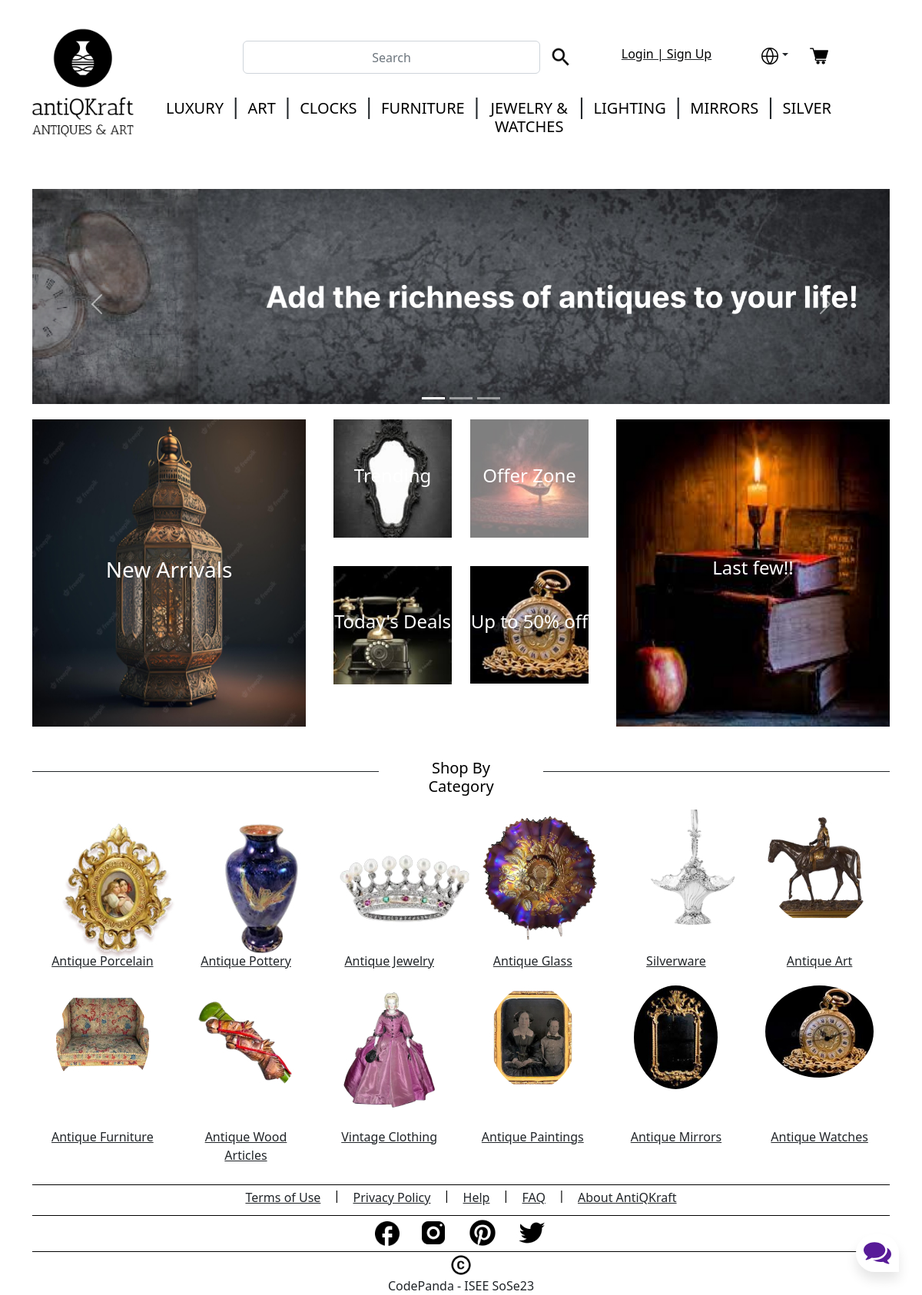
The page / on the database its author committed.
### tables this page shows
CREATE TABLE "CATEGORY" (
	"category_id"	INTEGER NOT NULL UNIQUE,
	"category_name"	TEXT NOT NULL,
	"category_image_id"	TEXT,
	PRIMARY KEY("category_id" AUTOINCREMENT)
);

### antikraft-app.py (the view)
@app.route('/',  methods=['GET'])
def home():
    if 'login_status' not in session:
        session["login_status"] = 'False'
    categories = getAllCategories()
    return render_template('homepage/home.html', categories=categories.json, user="None")

### antikraft-app.py (called while the page is built)
@app.route('/getAllCategories',  methods=['GET'])
def getAllCategories():
    categories = getAllCategoriesList()
    response = app.response_class(
        response=json.dumps(categories),
        status=200,
        mimetype='application/json'
    )
    return response

### backend/controller.py (called while the page is built)
def getAllCategoriesList():
    data = {}
    data = readOperation("CATEGORY", "category_name")
    return data

### backend/model.py (called while the page is built)
def get_db_connection():
    conn = sqlite3.connect('antiqkraft-database.db', isolation_level=None)
    conn.row_factory = sqlite3.Row
    return conn.cursor()

def readOperation(TABLE_NAME: str, COLS: str):
    conn = get_db_connection()
    query = "SELECT * from " + TABLE_NAME
    data = conn.execute(query)
    categories = {}
    for row in data:
        url = "http://127.0.0.1:5000/category?categoryid=" + str(row["category_id"])
        categories[url] = row["category_name"]
    if categories is not None:
        return categories

### templates/homepage/home.html
    {% include 'base.html' %}
    {% include 'header/header.html' %}
    {% include 'homepage/banner.html' %}
    {% include 'homepage/offerzone.html' %}
    {% include 'homepage/shopByCategory.html' %}
    {% include 'footer/footer.html' %}

### templates/header/header.html (shortened to what this page needs)
<div class="container-fluid">
    <div class="row">
        <div class="col-12">
            <nav class="navbar navbar-expand-lg navbar-fixed-top">
                <div class="col-2">
                    <a class="navbar-brand" href="http://127.0.0.1:5000/">
                        <img src="static/logo/logo-black.png" width="200" height="200" style="float: right;">
                    </a>
                </div>
                <div class="col-9 " id="navbarCollapse">
                    <ul class="navbar-nav nav-fill nav-pills pb-4">
                        <li class="nav-item"></li>
                        <div class="col-6">
                            <li class="nav-item">
                                <form action="search" method="POST">
                                    <div class="input-group-append rounded d-flex flex-row">
                                        <input type="text" class="form-control rounded" placeholder="Search"
                                            aria-label="Search" aria-describedby="search-addon" id="search"
                                            name="search">
                                        <button class="btn border-0" type="submit"><img class="img-fluid" max-width=20px
                                                height=20px id="search-logo" src="static/header/search.png" /></button>
                                    </div>
                                </form>
                            </li>
                        </div>
                        {% if session.login_status != "True"%}
                        <div class="col-3">
                            <li class="nav-item">
                                <a class="nav-link link-dark" style="text-decoration: underline;"
                                    href="http://127.0.0.1:5000/login">
                                    <h6>Login | Sign Up</h6>
                                </a>
                            </li>
                        </div>
                        {% endif %}
                        <div class="row">
                            <li class="nav-item">
                                    <a class="border-0 btn dropdown-toggle" type="button" id="dropdownMenuLink" data-toggle="dropdown" aria-haspopup="true" aria-expanded="false"><img class="img-fluid" max-width=20px height=20px
                                        id="search-logo" src="static/header/Globe.svg" /></a>
                                <a class="btn border-0" type="button" href="http://127.0.0.1:5000/checkout" ><img class="img-fluid" max-width=100% height=auto
                                        id="search-logo" src="static/header/Cart.png"/><sup style="font-size: large;">{{ session.total_items }}</sup></a>
                            </li>
                        </div>
                    </ul>
                    <ul class="navbar-nav nav-fill">
                        {%for values in categories.items()%}
                        {% if loop.index != 1 %}
                        <li class="nav-item" float=center>
                            <h3>|</h3>
                        </li>
                        {% endif %}
                        <li class="nav-item">
                            <a class="nav-link" href="{{values[0]}}" onclick="RedirectURL();return false;">
                                <h5 class="text-uppercase">{{values[1]}}</h5>
                            </a>
                        </li>
                        {%endfor%}
                    </ul>
                </div>
            </nav>
        </div>
    </div>
</div>

### static/CSS/style.css (style rules this page uses)
h5, h6 { color: black; float: center; text-align: center; }
#search { text-align: center; }
ul { list-style-type: none; }

### rows shown on the page
CATEGORY: category_name "LUXURY"
CATEGORY: category_name "ART"
CATEGORY: category_name "CLOCKS"
CATEGORY: category_name "FURNITURE"
CATEGORY: category_name "JEWELRY & WATCHES"
CATEGORY: category_name "LIGHTING"
CATEGORY: category_name "MIRRORS"
CATEGORY: category_name "SILVER"
